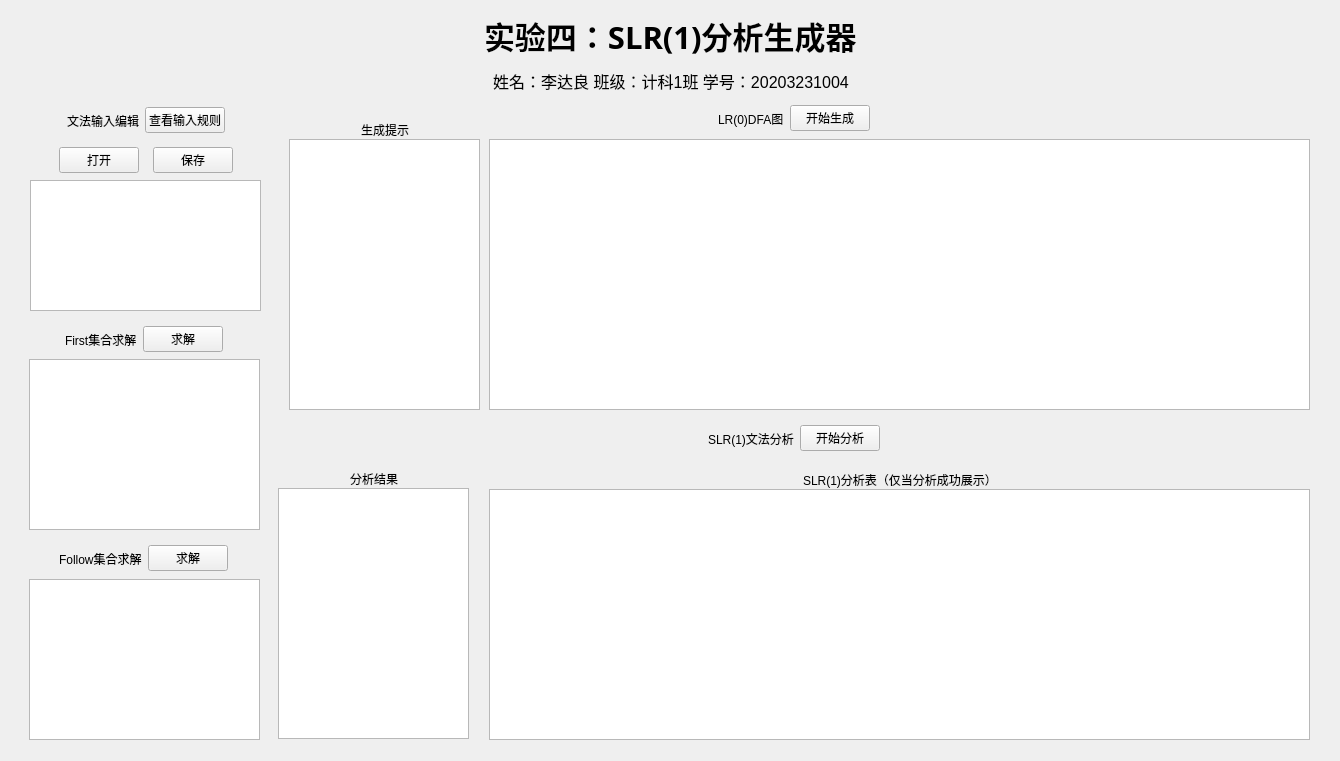
<?xml version="1.0" encoding="UTF-8"?>
<ui version="4.0">
 <class>Widget</class>
 <widget class="QWidget" name="Widget">
  <property name="geometry">
   <rect>
    <x>0</x>
    <y>0</y>
    <width>1340</width>
    <height>761</height>
   </rect>
  </property>
  <property name="windowTitle">
   <string>编译原理实验4  author：李达良</string>
  </property>
  <widget class="QWidget" name="widget" native="true">
   <property name="geometry">
    <rect>
     <x>20</x>
     <y>10</y>
     <width>1301</width>
     <height>741</height>
    </rect>
   </property>
   <widget class="QWidget" name="widget_2" native="true">
    <property name="geometry">
     <rect>
      <x>0</x>
      <y>0</y>
      <width>1301</width>
      <height>51</height>
     </rect>
    </property>
    <layout class="QHBoxLayout" name="horizontalLayout">
     <item>
      <spacer name="horizontalSpacer">
       <property name="orientation">
        <enum>Qt::Horizontal</enum>
       </property>
       <property name="sizeHint" stdset="0">
        <size>
         <width>226</width>
         <height>20</height>
        </size>
       </property>
      </spacer>
     </item>
     <item>
      <widget class="QLabel" name="label">
       <property name="font">
        <font>
         <family>微软雅黑</family>
         <pointsize>23</pointsize>
         <weight>75</weight>
         <bold>true</bold>
        </font>
       </property>
       <property name="text">
        <string>实验四：SLR(1)分析生成器</string>
       </property>
      </widget>
     </item>
     <item>
      <spacer name="horizontalSpacer_2">
       <property name="orientation">
        <enum>Qt::Horizontal</enum>
       </property>
       <property name="sizeHint" stdset="0">
        <size>
         <width>225</width>
         <height>20</height>
        </size>
       </property>
      </spacer>
     </item>
    </layout>
   </widget>
   <widget class="QWidget" name="widget_4" native="true">
    <property name="geometry">
     <rect>
      <x>0</x>
      <y>50</y>
      <width>1301</width>
      <height>41</height>
     </rect>
    </property>
    <layout class="QHBoxLayout" name="horizontalLayout_3">
     <item>
      <spacer name="horizontalSpacer_6">
       <property name="orientation">
        <enum>Qt::Horizontal</enum>
       </property>
       <property name="sizeHint" stdset="0">
        <size>
         <width>182</width>
         <height>20</height>
        </size>
       </property>
      </spacer>
     </item>
     <item>
      <widget class="QLabel" name="label_2">
       <property name="font">
        <font>
         <pointsize>12</pointsize>
        </font>
       </property>
       <property name="layoutDirection">
        <enum>Qt::LeftToRight</enum>
       </property>
       <property name="text">
        <string>姓名：李达良 班级：计科1班 学号：20203231004</string>
       </property>
       <property name="alignment">
        <set>Qt::AlignCenter</set>
       </property>
      </widget>
     </item>
     <item>
      <spacer name="horizontalSpacer_7">
       <property name="orientation">
        <enum>Qt::Horizontal</enum>
       </property>
       <property name="sizeHint" stdset="0">
        <size>
         <width>181</width>
         <height>20</height>
        </size>
       </property>
      </spacer>
     </item>
    </layout>
   </widget>
   <widget class="QWidget" name="widget_3" native="true">
    <property name="geometry">
     <rect>
      <x>0</x>
      <y>90</y>
      <width>251</width>
      <height>221</height>
     </rect>
    </property>
    <property name="autoFillBackground">
     <bool>false</bool>
    </property>
    <widget class="QWidget" name="widget_10" native="true">
     <property name="geometry">
      <rect>
       <x>0</x>
       <y>0</y>
       <width>251</width>
       <height>41</height>
      </rect>
     </property>
     <layout class="QHBoxLayout" name="horizontalLayout_2">
      <item>
       <spacer name="horizontalSpacer_3">
        <property name="orientation">
         <enum>Qt::Horizontal</enum>
        </property>
        <property name="sizeHint" stdset="0">
         <size>
          <width>72</width>
          <height>20</height>
         </size>
        </property>
       </spacer>
      </item>
      <item>
       <widget class="QLabel" name="label_3">
        <property name="text">
         <string>文法输入编辑</string>
        </property>
       </widget>
      </item>
      <item>
       <widget class="QPushButton" name="pushButton_7">
        <property name="text">
         <string>查看输入规则</string>
        </property>
       </widget>
      </item>
      <item>
       <spacer name="horizontalSpacer_4">
        <property name="orientation">
         <enum>Qt::Horizontal</enum>
        </property>
        <property name="sizeHint" stdset="0">
         <size>
          <width>71</width>
          <height>20</height>
         </size>
        </property>
       </spacer>
      </item>
     </layout>
    </widget>
    <widget class="QPlainTextEdit" name="plainTextEdit_2">
     <property name="geometry">
      <rect>
       <x>10</x>
       <y>80</y>
       <width>231</width>
       <height>131</height>
      </rect>
     </property>
    </widget>
    <widget class="QWidget" name="widget_15" native="true">
     <property name="geometry">
      <rect>
       <x>0</x>
       <y>40</y>
       <width>251</width>
       <height>41</height>
      </rect>
     </property>
     <layout class="QHBoxLayout" name="horizontalLayout_5">
      <item>
       <spacer name="horizontalSpacer_15">
        <property name="orientation">
         <enum>Qt::Horizontal</enum>
        </property>
        <property name="sizeHint" stdset="0">
         <size>
          <width>72</width>
          <height>20</height>
         </size>
        </property>
       </spacer>
      </item>
      <item>
       <widget class="QPushButton" name="pushButton_3">
        <property name="text">
         <string>打开</string>
        </property>
       </widget>
      </item>
      <item>
       <spacer name="horizontalSpacer_23">
        <property name="orientation">
         <enum>Qt::Horizontal</enum>
        </property>
        <property name="sizeHint" stdset="0">
         <size>
          <width>40</width>
          <height>20</height>
         </size>
        </property>
       </spacer>
      </item>
      <item>
       <widget class="QPushButton" name="pushButton_4">
        <property name="text">
         <string>保存</string>
        </property>
       </widget>
      </item>
      <item>
       <spacer name="horizontalSpacer_16">
        <property name="orientation">
         <enum>Qt::Horizontal</enum>
        </property>
        <property name="sizeHint" stdset="0">
         <size>
          <width>71</width>
          <height>20</height>
         </size>
        </property>
       </spacer>
      </item>
     </layout>
    </widget>
   </widget>
   <widget class="QWidget" name="widget_5" native="true">
    <property name="geometry">
     <rect>
      <x>-1</x>
      <y>309</y>
      <width>251</width>
      <height>221</height>
     </rect>
    </property>
    <widget class="QWidget" name="widget_11" native="true">
     <property name="geometry">
      <rect>
       <x>-1</x>
       <y>0</y>
       <width>251</width>
       <height>41</height>
      </rect>
     </property>
     <layout class="QHBoxLayout" name="horizontalLayout_7">
      <item>
       <spacer name="horizontalSpacer_5">
        <property name="orientation">
         <enum>Qt::Horizontal</enum>
        </property>
        <property name="sizeHint" stdset="0">
         <size>
          <width>28</width>
          <height>20</height>
         </size>
        </property>
       </spacer>
      </item>
      <item>
       <widget class="QLabel" name="label_4">
        <property name="text">
         <string>First集合求解</string>
        </property>
       </widget>
      </item>
      <item>
       <widget class="QPushButton" name="pushButton_5">
        <property name="text">
         <string>求解</string>
        </property>
       </widget>
      </item>
      <item>
       <spacer name="horizontalSpacer_8">
        <property name="orientation">
         <enum>Qt::Horizontal</enum>
        </property>
        <property name="sizeHint" stdset="0">
         <size>
          <width>28</width>
          <height>20</height>
         </size>
        </property>
       </spacer>
      </item>
     </layout>
    </widget>
    <widget class="QTableWidget" name="tableWidget_3">
     <property name="geometry">
      <rect>
       <x>10</x>
       <y>40</y>
       <width>231</width>
       <height>171</height>
      </rect>
     </property>
    </widget>
   </widget>
   <widget class="QWidget" name="widget_6" native="true">
    <property name="geometry">
     <rect>
      <x>-1</x>
      <y>529</y>
      <width>251</width>
      <height>211</height>
     </rect>
    </property>
    <widget class="QWidget" name="widget_12" native="true">
     <property name="geometry">
      <rect>
       <x>-1</x>
       <y>-1</y>
       <width>251</width>
       <height>41</height>
      </rect>
     </property>
     <layout class="QHBoxLayout" name="horizontalLayout_8">
      <item>
       <spacer name="horizontalSpacer_9">
        <property name="orientation">
         <enum>Qt::Horizontal</enum>
        </property>
        <property name="sizeHint" stdset="0">
         <size>
          <width>25</width>
          <height>20</height>
         </size>
        </property>
       </spacer>
      </item>
      <item>
       <widget class="QLabel" name="label_5">
        <property name="text">
         <string>Follow集合求解</string>
        </property>
       </widget>
      </item>
      <item>
       <widget class="QPushButton" name="pushButton_6">
        <property name="text">
         <string>求解</string>
        </property>
       </widget>
      </item>
      <item>
       <spacer name="horizontalSpacer_10">
        <property name="orientation">
         <enum>Qt::Horizontal</enum>
        </property>
        <property name="sizeHint" stdset="0">
         <size>
          <width>25</width>
          <height>20</height>
         </size>
        </property>
       </spacer>
      </item>
     </layout>
    </widget>
    <widget class="QTableWidget" name="tableWidget_4">
     <property name="geometry">
      <rect>
       <x>10</x>
       <y>40</y>
       <width>231</width>
       <height>161</height>
      </rect>
     </property>
    </widget>
   </widget>
   <widget class="QWidget" name="widget_7" native="true">
    <property name="geometry">
     <rect>
      <x>249</x>
      <y>89</y>
      <width>1051</width>
      <height>321</height>
     </rect>
    </property>
    <widget class="QWidget" name="widget_13" native="true">
     <property name="geometry">
      <rect>
       <x>-1</x>
       <y>-1</y>
       <width>1051</width>
       <height>41</height>
      </rect>
     </property>
     <layout class="QHBoxLayout" name="horizontalLayout_6">
      <item>
       <spacer name="horizontalSpacer_11">
        <property name="orientation">
         <enum>Qt::Horizontal</enum>
        </property>
        <property name="sizeHint" stdset="0">
         <size>
          <width>437</width>
          <height>20</height>
         </size>
        </property>
       </spacer>
      </item>
      <item>
       <widget class="QLabel" name="label_6">
        <property name="text">
         <string>LR(0)DFA图</string>
        </property>
       </widget>
      </item>
      <item>
       <widget class="QPushButton" name="pushButton">
        <property name="text">
         <string>开始生成</string>
        </property>
       </widget>
      </item>
      <item>
       <spacer name="horizontalSpacer_12">
        <property name="orientation">
         <enum>Qt::Horizontal</enum>
        </property>
        <property name="sizeHint" stdset="0">
         <size>
          <width>437</width>
          <height>20</height>
         </size>
        </property>
       </spacer>
      </item>
     </layout>
    </widget>
    <widget class="QTableWidget" name="tableWidget">
     <property name="geometry">
      <rect>
       <x>220</x>
       <y>40</y>
       <width>821</width>
       <height>271</height>
      </rect>
     </property>
    </widget>
    <widget class="QWidget" name="widget_18" native="true">
     <property name="geometry">
      <rect>
       <x>10</x>
       <y>-30</y>
       <width>211</width>
       <height>351</height>
      </rect>
     </property>
     <widget class="QWidget" name="widget_20" native="true">
      <property name="geometry">
       <rect>
        <x>0</x>
        <y>40</y>
        <width>211</width>
        <height>41</height>
       </rect>
      </property>
      <layout class="QHBoxLayout" name="horizontalLayout_12">
       <item>
        <spacer name="horizontalSpacer_24">
         <property name="orientation">
          <enum>Qt::Horizontal</enum>
         </property>
         <property name="sizeHint" stdset="0">
          <size>
           <width>46</width>
           <height>20</height>
          </size>
         </property>
        </spacer>
       </item>
       <item>
        <widget class="QLabel" name="label_11">
         <property name="text">
          <string>生成提示</string>
         </property>
        </widget>
       </item>
       <item>
        <spacer name="horizontalSpacer_25">
         <property name="orientation">
          <enum>Qt::Horizontal</enum>
         </property>
         <property name="sizeHint" stdset="0">
          <size>
           <width>45</width>
           <height>20</height>
          </size>
         </property>
        </spacer>
       </item>
      </layout>
     </widget>
     <widget class="QPlainTextEdit" name="plainTextEdit_4">
      <property name="geometry">
       <rect>
        <x>10</x>
        <y>70</y>
        <width>191</width>
        <height>271</height>
       </rect>
      </property>
     </widget>
    </widget>
   </widget>
   <widget class="QWidget" name="widget_8" native="true">
    <property name="geometry">
     <rect>
      <x>249</x>
      <y>409</y>
      <width>1051</width>
      <height>331</height>
     </rect>
    </property>
    <widget class="QWidget" name="widget_9" native="true">
     <property name="geometry">
      <rect>
       <x>-1</x>
       <y>-1</y>
       <width>211</width>
       <height>331</height>
      </rect>
     </property>
     <widget class="QWidget" name="widget_17" native="true">
      <property name="geometry">
       <rect>
        <x>0</x>
        <y>40</y>
        <width>211</width>
        <height>41</height>
       </rect>
      </property>
      <layout class="QHBoxLayout" name="horizontalLayout_10">
       <item>
        <spacer name="horizontalSpacer_17">
         <property name="orientation">
          <enum>Qt::Horizontal</enum>
         </property>
         <property name="sizeHint" stdset="0">
          <size>
           <width>46</width>
           <height>20</height>
          </size>
         </property>
        </spacer>
       </item>
       <item>
        <widget class="QLabel" name="label_8">
         <property name="text">
          <string>分析结果</string>
         </property>
        </widget>
       </item>
       <item>
        <spacer name="horizontalSpacer_18">
         <property name="orientation">
          <enum>Qt::Horizontal</enum>
         </property>
         <property name="sizeHint" stdset="0">
          <size>
           <width>45</width>
           <height>20</height>
          </size>
         </property>
        </spacer>
       </item>
      </layout>
     </widget>
     <widget class="QPlainTextEdit" name="plainTextEdit">
      <property name="geometry">
       <rect>
        <x>10</x>
        <y>70</y>
        <width>191</width>
        <height>251</height>
       </rect>
      </property>
     </widget>
    </widget>
    <widget class="QWidget" name="widget_14" native="true">
     <property name="geometry">
      <rect>
       <x>-1</x>
       <y>-1</y>
       <width>1051</width>
       <height>41</height>
      </rect>
     </property>
     <layout class="QHBoxLayout" name="horizontalLayout_4">
      <property name="topMargin">
       <number>0</number>
      </property>
      <property name="bottomMargin">
       <number>0</number>
      </property>
      <item>
       <spacer name="horizontalSpacer_13">
        <property name="orientation">
         <enum>Qt::Horizontal</enum>
        </property>
        <property name="sizeHint" stdset="0">
         <size>
          <width>425</width>
          <height>20</height>
         </size>
        </property>
       </spacer>
      </item>
      <item>
       <widget class="QLabel" name="label_7">
        <property name="text">
         <string>SLR(1)文法分析</string>
        </property>
       </widget>
      </item>
      <item>
       <widget class="QPushButton" name="pushButton_2">
        <property name="text">
         <string>开始分析</string>
        </property>
       </widget>
      </item>
      <item>
       <spacer name="horizontalSpacer_14">
        <property name="orientation">
         <enum>Qt::Horizontal</enum>
        </property>
        <property name="sizeHint" stdset="0">
         <size>
          <width>425</width>
          <height>20</height>
         </size>
        </property>
       </spacer>
      </item>
     </layout>
    </widget>
    <widget class="QTableWidget" name="tableWidget_2">
     <property name="geometry">
      <rect>
       <x>220</x>
       <y>70</y>
       <width>821</width>
       <height>251</height>
      </rect>
     </property>
    </widget>
    <widget class="QWidget" name="widget_16" native="true">
     <property name="geometry">
      <rect>
       <x>210</x>
       <y>40</y>
       <width>841</width>
       <height>41</height>
      </rect>
     </property>
     <layout class="QHBoxLayout" name="horizontalLayout_9">
      <item>
       <spacer name="horizontalSpacer_19">
        <property name="orientation">
         <enum>Qt::Horizontal</enum>
        </property>
        <property name="sizeHint" stdset="0">
         <size>
          <width>367</width>
          <height>20</height>
         </size>
        </property>
       </spacer>
      </item>
      <item>
       <widget class="QLabel" name="label_9">
        <property name="text">
         <string>SLR(1)分析表（仅当分析成功展示）</string>
        </property>
       </widget>
      </item>
      <item>
       <spacer name="horizontalSpacer_20">
        <property name="orientation">
         <enum>Qt::Horizontal</enum>
        </property>
        <property name="sizeHint" stdset="0">
         <size>
          <width>366</width>
          <height>20</height>
         </size>
        </property>
       </spacer>
      </item>
     </layout>
    </widget>
   </widget>
  </widget>
 </widget>
 <resources/>
 <connections/>
</ui>
